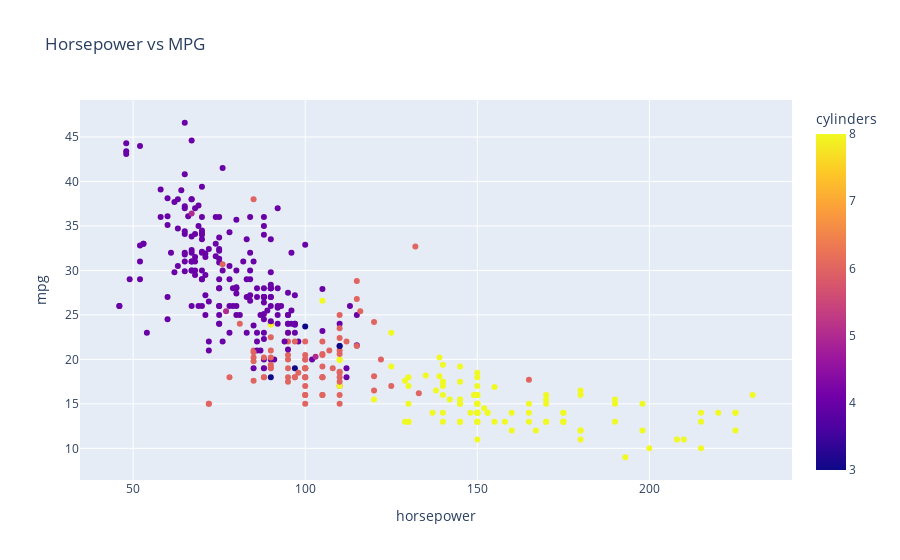

This figure's notebook cell:
### Markdown cell above
## Question 3

The power in a car is generated by the cylinders. Incorporate the number of cylinders into your analysis of the relationship between horsepower and efficiency. How does this change your conclusions, if at all?

### Code cell
# incorporate the number of cylinders into your visualization
fig1 = px.scatter(df, x='horsepower', y='mpg', color=df['cylinders'], title='Horsepower vs MPG')
fig1.show()

# 대체적으로 실린더

### Figure 1 — Plotly figure (JSON) as saved in the notebook; plotly's stock layout.template omitted (floating-point values rounded to 4 significant figures; data arrays with more than 128 entries replaced by an {"elided": "..."} marker saying what was removed)
{"data": [{"hovertemplate": "horsepower=%{x}<br>mpg=%{y}<br>cylinders=%{marker.color}<extra></extra>", "legendgroup": "", "marker": {"color": {"elided": "392 int values"}, "coloraxis": "coloraxis", "symbol": "circle"}, "mode": "markers", "name": "", "orientation": "v", "showlegend": false, "type": "scatter", "x": {"elided": "392 float values"}, "xaxis": "x", "y": {"elided": "392 float values"}, "yaxis": "y"}], "layout": {"coloraxis": {"colorbar": {"title": {"text": "cylinders"}}, "colorscale": [[0, "#0d0887"], [0.1111, "#46039f"], [0.2222, "#7201a8"], [0.3333, "#9c179e"], [0.4444, "#bd3786"], [0.5556, "#d8576b"], [0.6667, "#ed7953"], [0.7778, "#fb9f3a"], [0.8889, "#fdca26"], [1, "#f0f921"]]}, "legend": {"tracegroupgap": 0}, "title": {"text": "Horsepower vs MPG"}, "xaxis": {"anchor": "y", "domain": [0, 1], "title": {"text": "horsepower"}}, "yaxis": {"anchor": "x", "domain": [0, 1], "title": {"text": "mpg"}}}}
